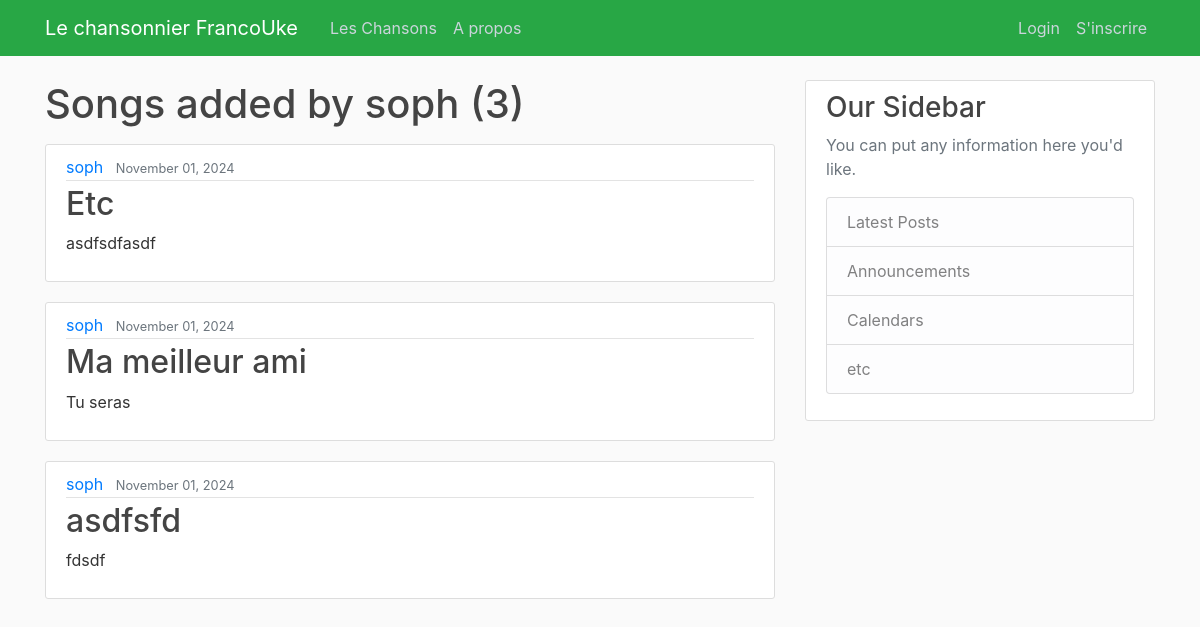
The page /user/soph on the database as committed earlier.
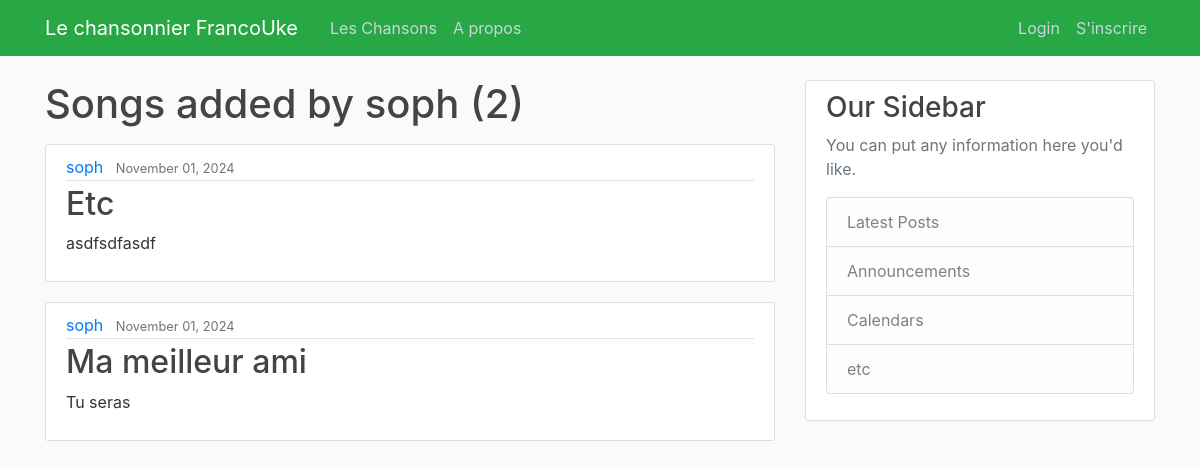
The same page on the database as committed later.
### songbook/models.py (models this page shows, shortened)
class Song(models.Model):
    songTitle = models.CharField(max_length=100, blank=True, null=True)
    songChordPro = models.TextField()  #Original
    lyrics_with_chords = models.TextField(editable=True,blank=True)
    metadata = models.JSONField(blank=True, null=True)  # Stores metadata as JSON
    date_posted = models.DateField(default=timezone.now)
    contributor = models.ForeignKey(User, on_delete=models.CASCADE)

### songbook/views.py (the view)
# urls.py: path('user/<str:username>', UserSongListView.as_view(), name='user-songs'),
class UserSongListView (ListView):
    model = Song
    template_name = 'songbook/user_songs.html'
    context_object_name = 'songs'
    ordering = ['songTitle']
    paginate_by = 15
    def get_queryset(self):
        user = get_object_or_404(User, username=self.kwargs.get('username'))
        return Song.objects.filter(contributor=user).order_by('songTitle')

### songbook/templates/songbook/user_songs.html (shortened to what this page needs)
{% extends "songbook/base.html" %}
{% block content %}
    <h1 class="mb-3">Songs added by {{ view.kwargs.username}} ({{ page_obj.paginator.count}})</h1>
    {% for song in songs %}
        <article class="media content-section">
            <div class="media-body">
            <div class="article-metadata">
                <a class="mr-2" href="{% url 'user-songs' song.contributor.username %}">{{ song.contributor }}</a>
                <small class="text-muted">{{ song.date_posted|date:"F d, Y" }}</small>
            </div>
            <h2><a class="article-title" href="{% url 'song-detail' song.id%}">{{ song.songTitle }}</a></h2>
            <p class="article-content">{{ song.songChordPro }}</p>
            </div>
        </article>
    {% endfor %}
{% endblock content %}

Rows that differ between the two databases and show on the page:
removed Song: contributor "soph", date_posted "November 01, 2024", songTitle "asdfsfd", songChordPro "fdsdf"
Other text that changed with them:
{{ page_obj.paginator.count }}: "3" → "2"
